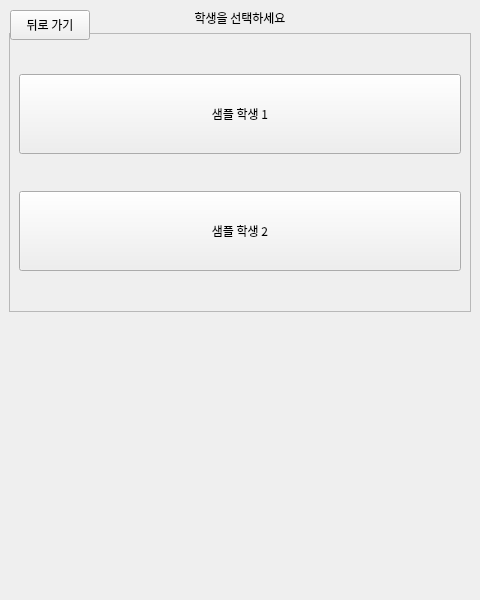
<?xml version="1.0" encoding="UTF-8"?>
<ui version="4.0">
 <class>MainWindow</class>
 <widget class="QMainWindow" name="MainWindow">
  <property name="geometry">
   <rect>
    <x>0</x>
    <y>0</y>
    <width>480</width>
    <height>600</height>
   </rect>
  </property>
  <property name="windowTitle">
   <string>학생 목록</string>
  </property>
  <property name="fixedSize">
   <size>
    <width>480</width>
    <height>600</height>
   </size>
  </property>
  <property name="font">
   <font>
    <family>Pretendard Thin</family>
    <pointSize>16</pointSize>
   </font>
  </property>
  <widget class="QWidget" name="centralwidget">
   <layout class="QVBoxLayout" name="verticalLayout">
    <item>
     <widget class="QLabel" name="studentLabel">
      <property name="text">
       <string>학생을 선택하세요</string>
      </property>
      <property name="alignment">
       <set>Qt::AlignCenter</set>
      </property>
     </widget>
    </item>
    <item>
     <widget class="QScrollArea" name="scrollArea">
      <property name="widgetResizable">
       <bool>true</bool>
      </property>
      <widget class="QWidget" name="scrollAreaWidgetContents">
       <layout class="QVBoxLayout" name="studentLayout">
        <item>
         <widget class="QPushButton" name="sampleButton1">
          <property name="text">
           <string>샘플 학생 1</string>
          </property>
          <property name="minimumSize">
           <size>
            <width>400</width>
            <height>80</height>
           </size>
          </property>
         </widget>
        </item>
        <item>
         <widget class="QPushButton" name="sampleButton2">
          <property name="text">
           <string>샘플 학생 2</string>
          </property>
          <property name="minimumSize">
           <size>
            <width>400</width>
            <height>80</height>
           </size>
          </property>
         </widget>
        </item>
       </layout>
      </widget>
     </widget>
    </item>
    <item>
     <spacer name="verticalSpacer">
      <property name="orientation">
       <enum>Qt::Vertical</enum>
      </property>
      <property name="sizeHint" stdset="0">
       <size>
        <width>20</width>
        <height>40</height>
       </size>
      </property>
     </spacer>
    </item>
   </layout>
  </widget>
  <widget class="QPushButton" name="backButton">
   <property name="geometry">
    <rect>
     <x>10</x>
     <y>10</y>
     <width>80</width>
     <height>30</height>
    </rect>
   </property>
   <property name="text">
    <string>뒤로 가기</string>
   </property>
  </widget>
 </widget>
 <resources/>
 <connections/>
</ui>
